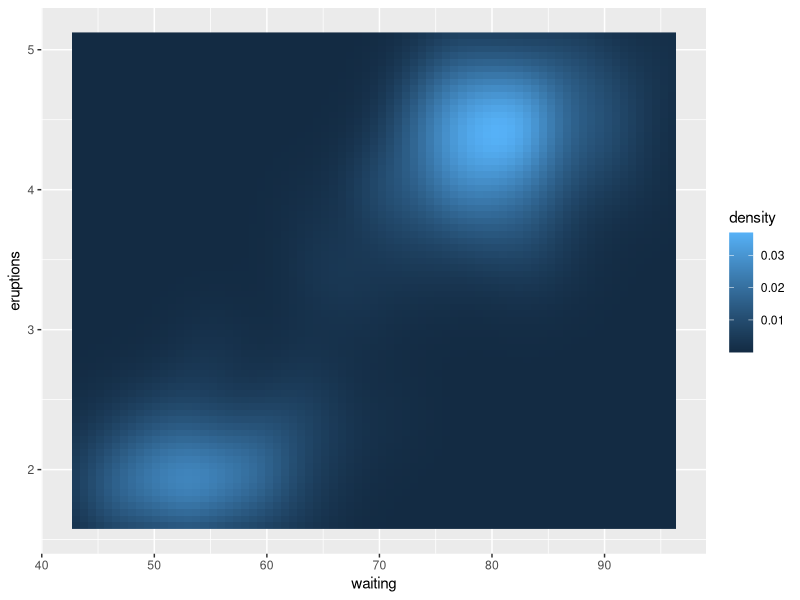
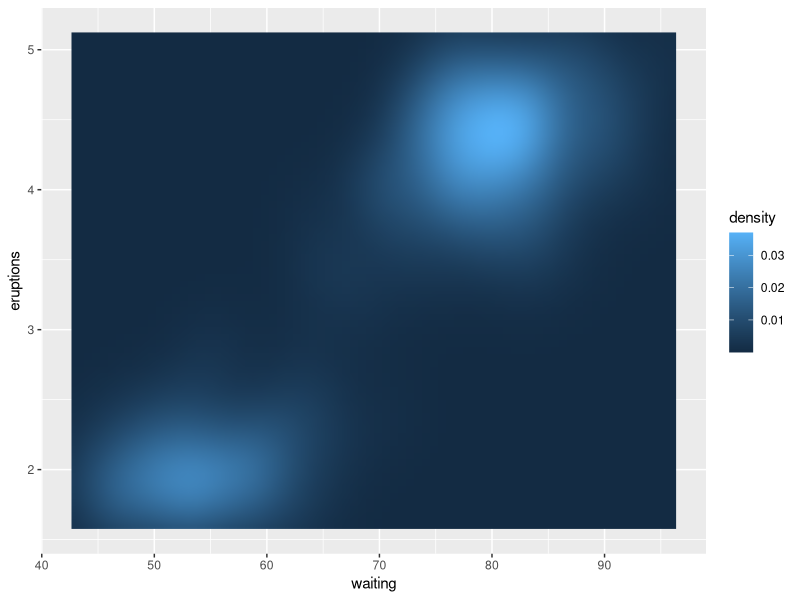
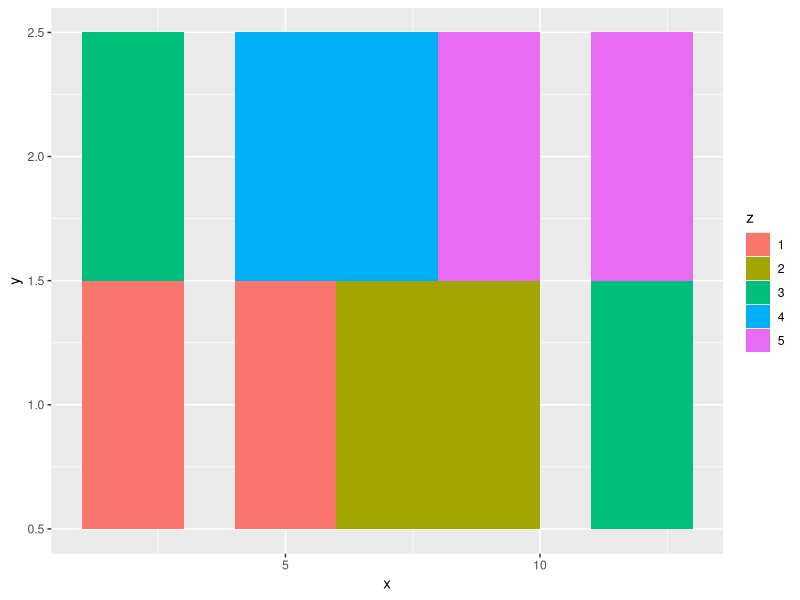
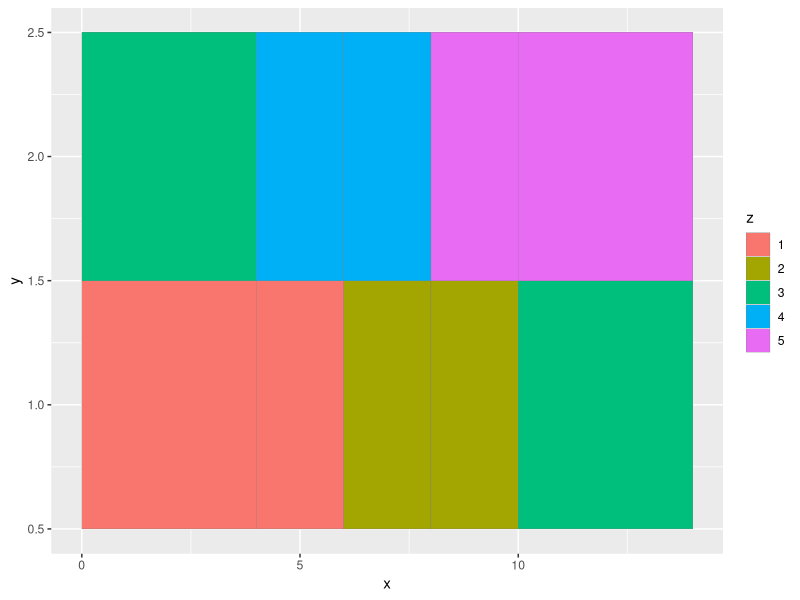
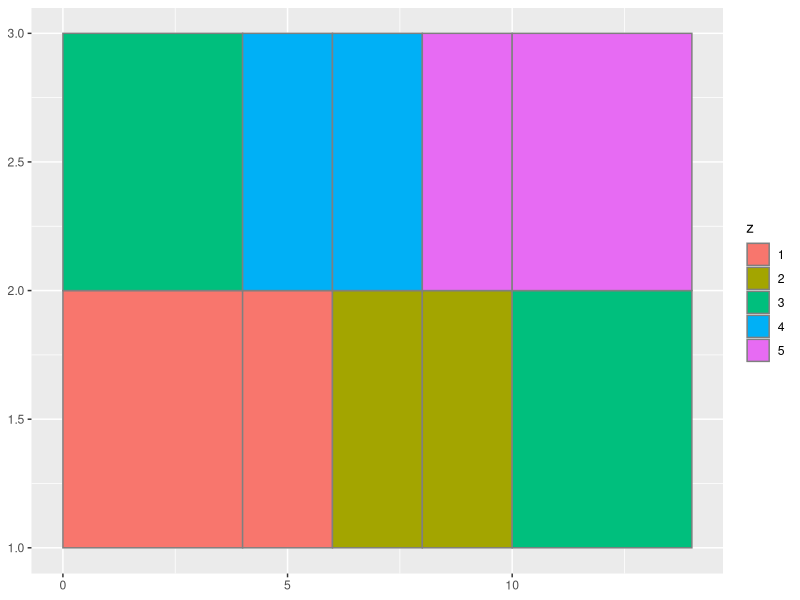
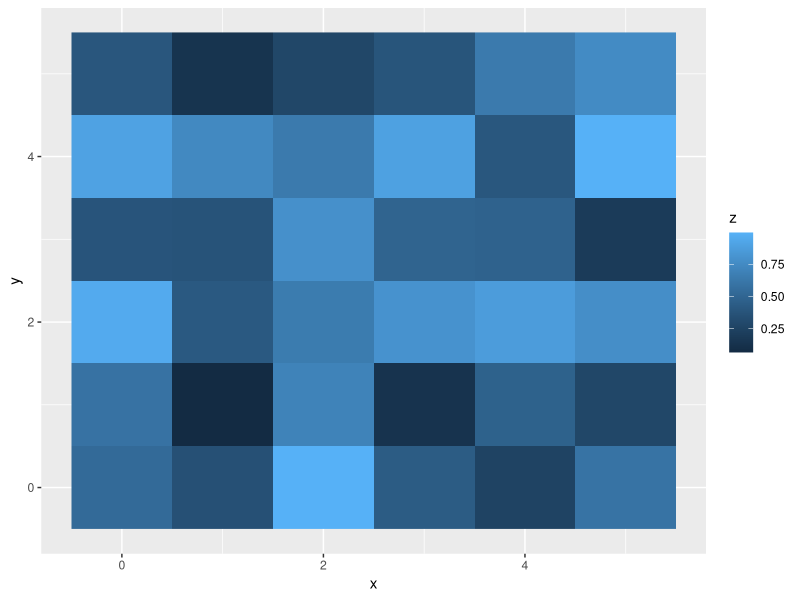
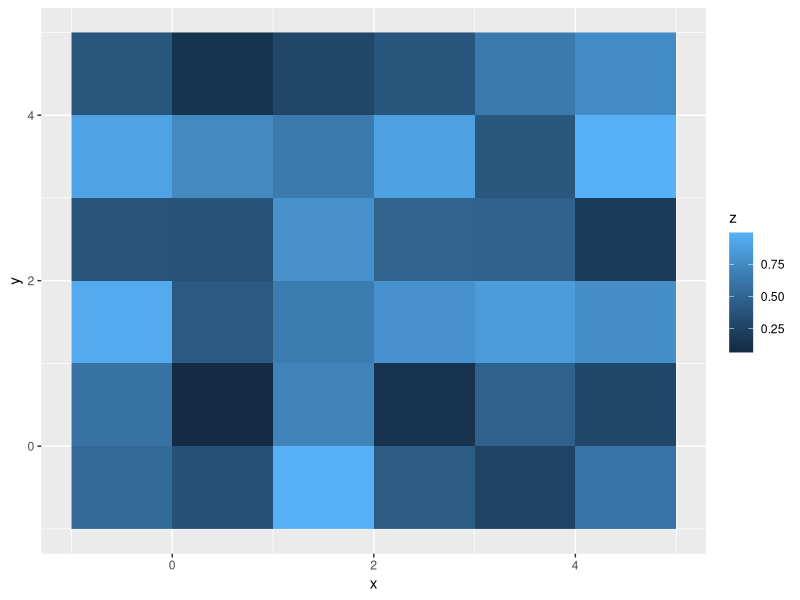
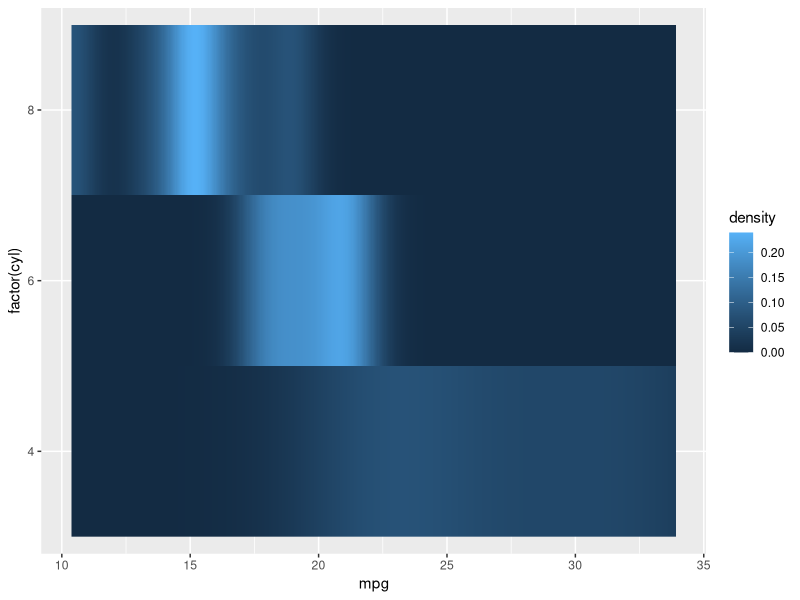

Write the R code that produced these figures, in order.
## ---- chunk 1
knitr::opts_chunk$set(echo = TRUE)
## ---- chunk 2
library(ggplot2)
 # The most common use for rectangles is to draw a surface. You always want
 # to use geom_raster here because it's so much faster, and produces
 # smaller output when saving to PDF
ggplot(faithfuld, aes(waiting, eruptions)) +
 geom_raster(aes(fill = density))

## ---- chunk 3
 # Interpolation smooths the surface & is most helpful when rendering  s.
ggplot(faithfuld, aes(waiting, eruptions)) +
 geom_raster(aes(fill = density), interpolate = TRUE)
## ---- chunk 4

 # If you want to draw arbitrary rectangles, use geom_tile() or geom_rect()
df <- data.frame(
  x = rep(c(2, 5, 7, 9, 12), 2),
  y = rep(c(1, 2), each = 5),
  z = factor(rep(1:5, each = 2)),
  w = rep(diff(c(0, 4, 6, 8, 10, 14)), 2)
)
ggplot(df, aes(x, y)) +
  geom_tile(aes(fill = z))
## ---- chunk 5
ggplot(df, aes(x, y)) +
  geom_tile(aes(fill = z, width = w), colour = "grey50")
## ---- chunk 6
ggplot(df, aes(xmin = x - w / 2, xmax = x + w / 2, ymin = y, ymax = y + 1)) +
  geom_rect(aes(fill = z, width = w), colour = "grey50")
## ---- chunk 7
# Justification controls where the cells are anchored
df <- expand.grid(x = 0:5, y = 0:5)
df$z <- runif(nrow(df))
# default is compatible with geom_tile()
ggplot(df, aes(x, y, fill = z)) + geom_raster()


# zero padding
ggplot(df, aes(x, y, fill = z)) + geom_raster(hjust = 0, vjust = 0)
## ---- chunk 8
# Inspired by the  -density plots of Ken Knoblauch
cars <- ggplot(mtcars, aes(mpg, factor(cyl)))
cars + stat_density(aes(fill = ..density..), geom = "raster", position = "identity")
